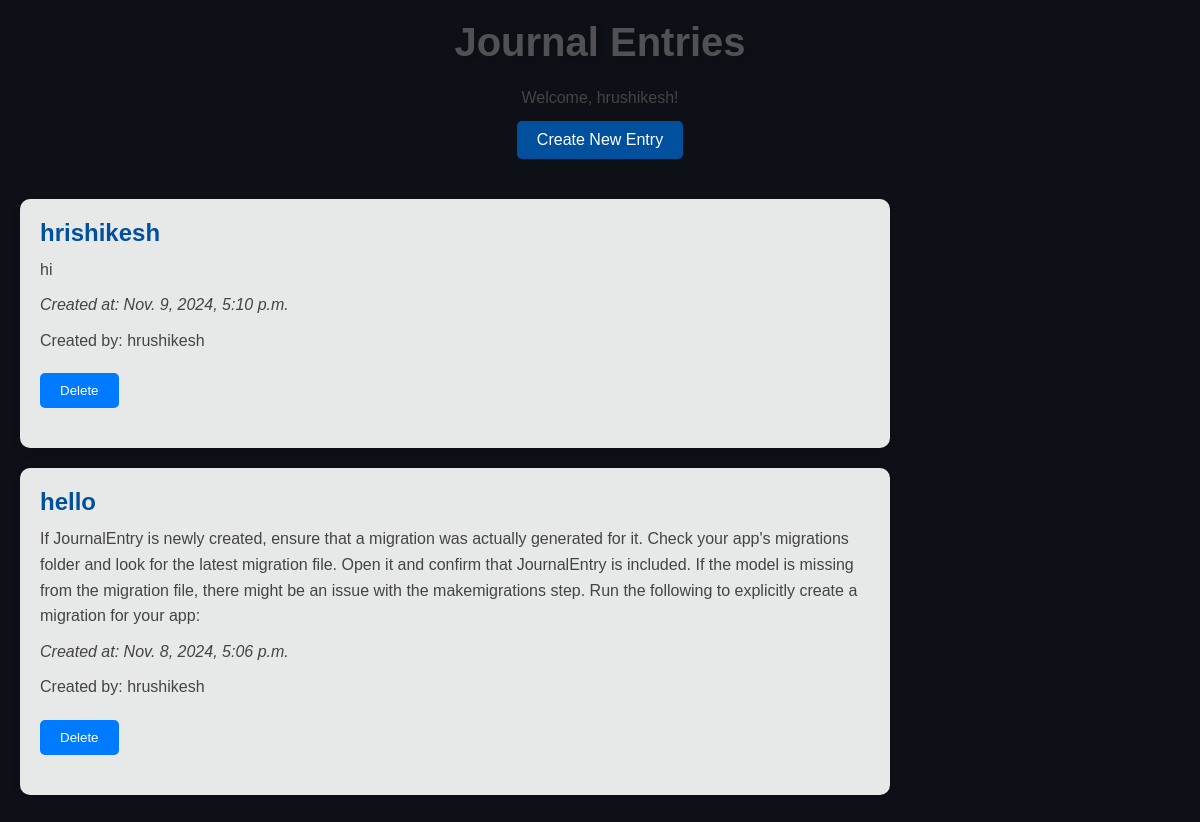
Page /journal/ (signed in) on the earlier database version.
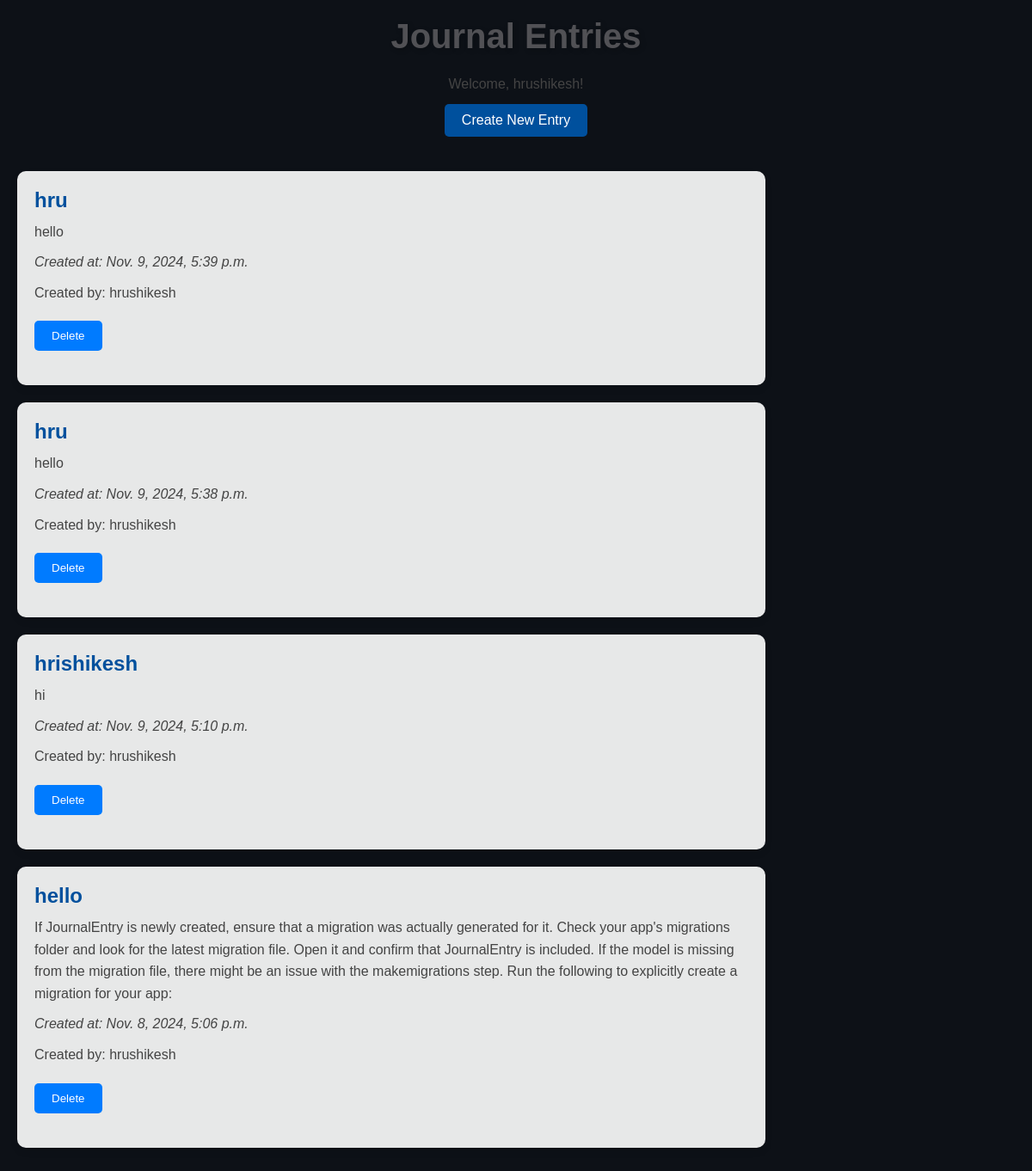
Same page on the later database version.
### myapp_15/models.py (models this page shows, shortened)
class JournalEntry(models.Model):
    user = models.ForeignKey(User, on_delete=models.CASCADE)
    title = models.CharField(max_length=200)
    content = models.TextField()
    created_at = models.DateTimeField(default=timezone.now)

### myapp_15/views.py (the view)
# urls.py: path('journal/', views.journal_list, name='journal_list'),
@login_required
def journal_list(request):
    entries = JournalEntry.objects.filter(user=request.user).order_by('-created_at')
    return render(request, 'accounts/journal_list.html', {'entries': entries})

### myapp_15/templates/accounts/journal_list.html (shortened to what this page needs)
<!DOCTYPE html>
<html>
<head>
    {% load static %}
    <link rel="stylesheet" type="text/css" href="{% static 'css/styles.css' %}">
</head>
<body>
    <h1>Journal Entries</h1>
    <p>Welcome, {{ request.user.username }}!</p>
    <a href="{% url 'journal_create' %}">Create New Entry</a>
    <div class="journal-entry-container">
        {% for entry in entries %}
            <div class="journal-card">
                <h2 class="H2">{{ entry.title }}</h2>
                <p>{{ entry.content }}</p>
                <p><em>Created at: {{ entry.created_at }}</em></p>
                <p>Created by: {{ entry.user.username }}</p>
                <form method="post" action="{% url 'journal_delete' entry.pk %}">
                    <button type="submit">Delete</button>
                </form>
            </div>
        {% endfor %}
    </div>
</body>
</html>

Differences in the rows shown:
added JournalEntry: title "hru", content "hello", created_at "Nov. 9, 2024, 5:39 p.m.", user.username "hrushikesh"
added JournalEntry: title "hru", content "hello", created_at "Nov. 9, 2024, 5:38 p.m.", user.username "hrushikesh"
